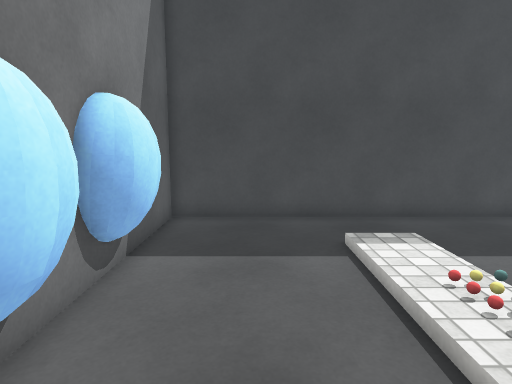
[1] (above)

12 first-person views from a walk through a 3-D level made in the Unity game engine. The camera is 1.4 m above the floor, tilts 8° down and sees 75° across. The floor is counted in squares, 0.5 m on a side. Each view is taken from the middle of a square. On the plan, view 1 faces up. The plan holds only what a view shows up to about 20 squares ahead; the rest is blank. The place goes on beyond the plan. The player character is not drawn. Surface patterns are stand-ins for the level's own textures.

[2]
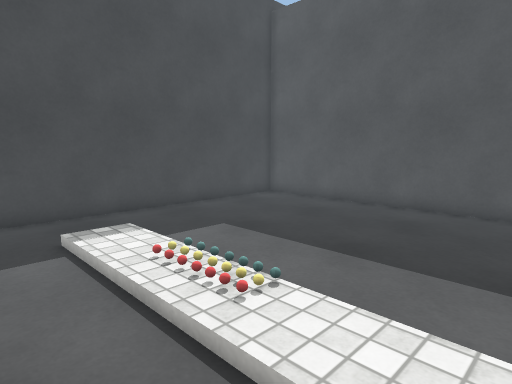

[3]
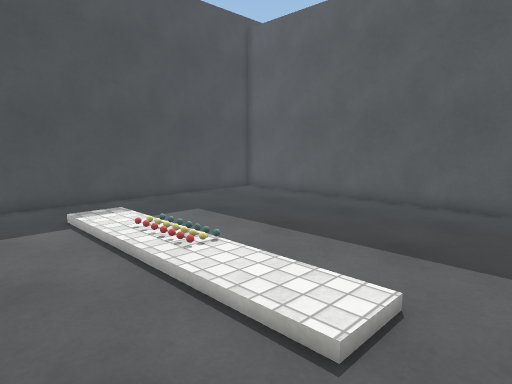

[4]
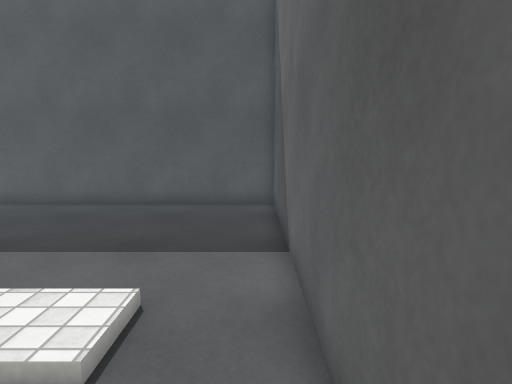

[5]
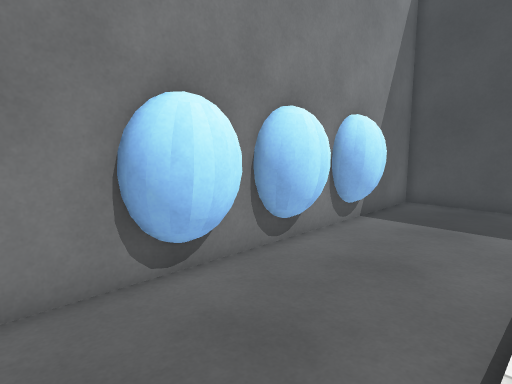

[6]
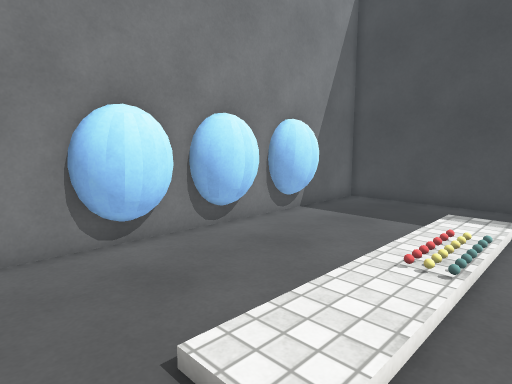

[7]
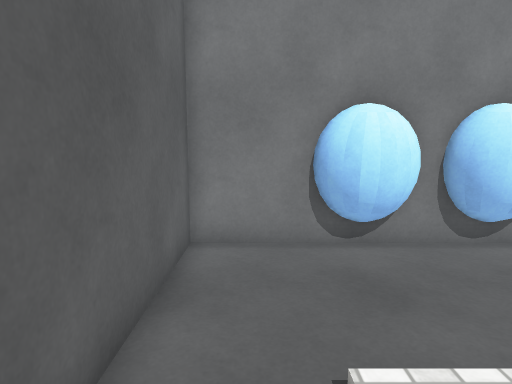

[8]
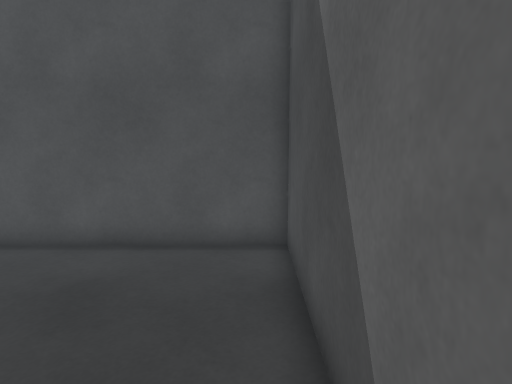

[9]
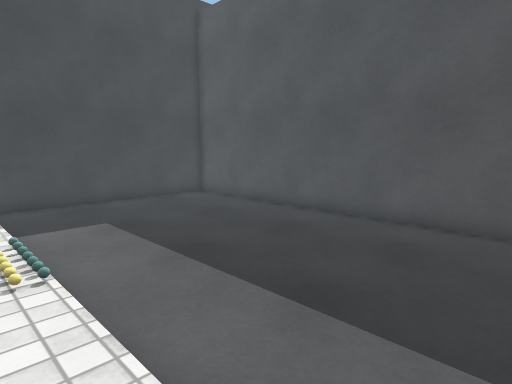

[10]
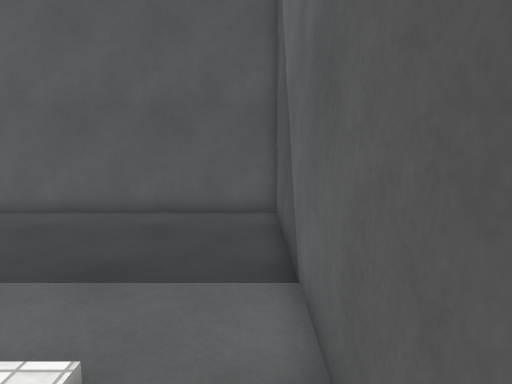

[11]
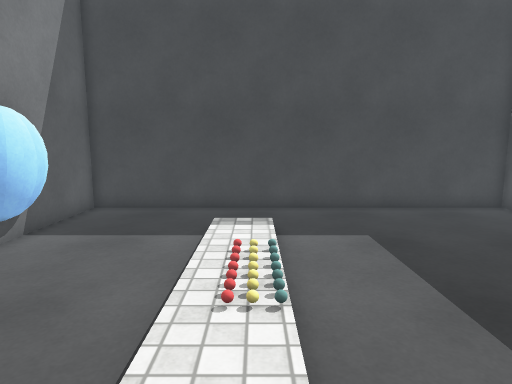

[12]
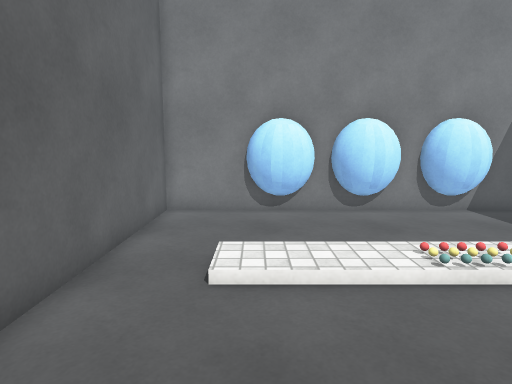

### Floor plan
Points are (right, up) in squares from view 1. A wall is a line through its corners. A room is listed if a view was taken in it or the views show most of it. See-through windows are left out.
Room 1 (views 1, 2, 3, 4, 5, 6, 7, 8, 9, 10, 11, 12)
walls: (-2.3, 3.3) (-2.7, 2.4); (-2.5, 4.1) (-2.4, 3.6); (-2.5, 4.7) (-2.2, 3.8) (-2.3, 3) (-2.8, 2.4); (-2.5, 3.1) (-3, 2.5); (-2.7, 4.4) (-2.4, 3.8) (-2.5, 3) (-3.2, 2.5); (-2.7, 2.6) (-3, 2.3); (-2.8, 4.8) (-2.5, 4.4); (-2.5, 6.9) (-2.9, 6.4) (-3.4, 6.2); (-2.4, 7.2) (-2.6, 6.7); (-2.7, 6.3) (-3.1, 6); (-2.6, 1.2) (-2.2, 0.3) (-2.3, -0.6) (-2.6, -1.1); (-2.5, 0.9) (-2.4, -0.2) (-2.7, -1) (-3.4, -1.2); (-3.1, 5) (-2.6, 4.8) (-2.3, 4.3) (-2.2, 3.6); (-2.9, 1.2) (-2.5, 0.7); (-2.3, -0.3) (-2.6, -1) (-3, -1.3); (-2.5, 7.9) (-2.4, 7.4); (-3, 1.2) (-2.7, 1) (-2.4, 0.3) (-2.5, -0.6) (-2.8, -1); (-3.1, 1.5) (-2.7, 1.3) (-2.3, 0.7) (-2.2, 0); (-2.5, 8.4) (-2.2, 7.7) (-2.3, 6.7) (-2.8, 6.2); (-2.7, 8.7) (-2.3, 8.2) (-2.2, 7.2) (-2.5, 6.4); (-2.9, 8.6) (-2.6, 8.2); (15.1, 12.8) (-3.3, 12.8) (-3.3, -4.9) (15.1, -4.9) (15.1, 12.8)
low walls: (-2.5, 3.4) (-2.6, 3.2) (-3, 2.7); (-2.7, 4.1) (-2.6, 3.6); (-2.7, 3.7) (-2.8, 3.2); (-2.6, 7.5) (-2.7, 6.8) (-3, 6.4); (-2.6, 0.2) (-2.7, -0.3); (-2.7, -0.9) (-3.2, -1.2)

Where each view was taken, in squares from view 1:
view 1: 0 up, 0 right, facing up
view 2: 1 down, 0 right, facing up-right
view 3: 4 down, 1 left, facing up-right
view 4: 4 down, 1 left, facing right
view 5: 4 down, 3 right, facing up-left
view 6: 4 down, 6 right, facing up-left
view 7: 3 down, 6 right, facing left
view 8: 4 down, 6 right, facing right
view 9: 4 down, 3 right, facing up-right
view 10: 4 down, 1 right, facing right
view 11: 2 down, 4 right, facing up
view 12: 1 down, 11 right, facing left
